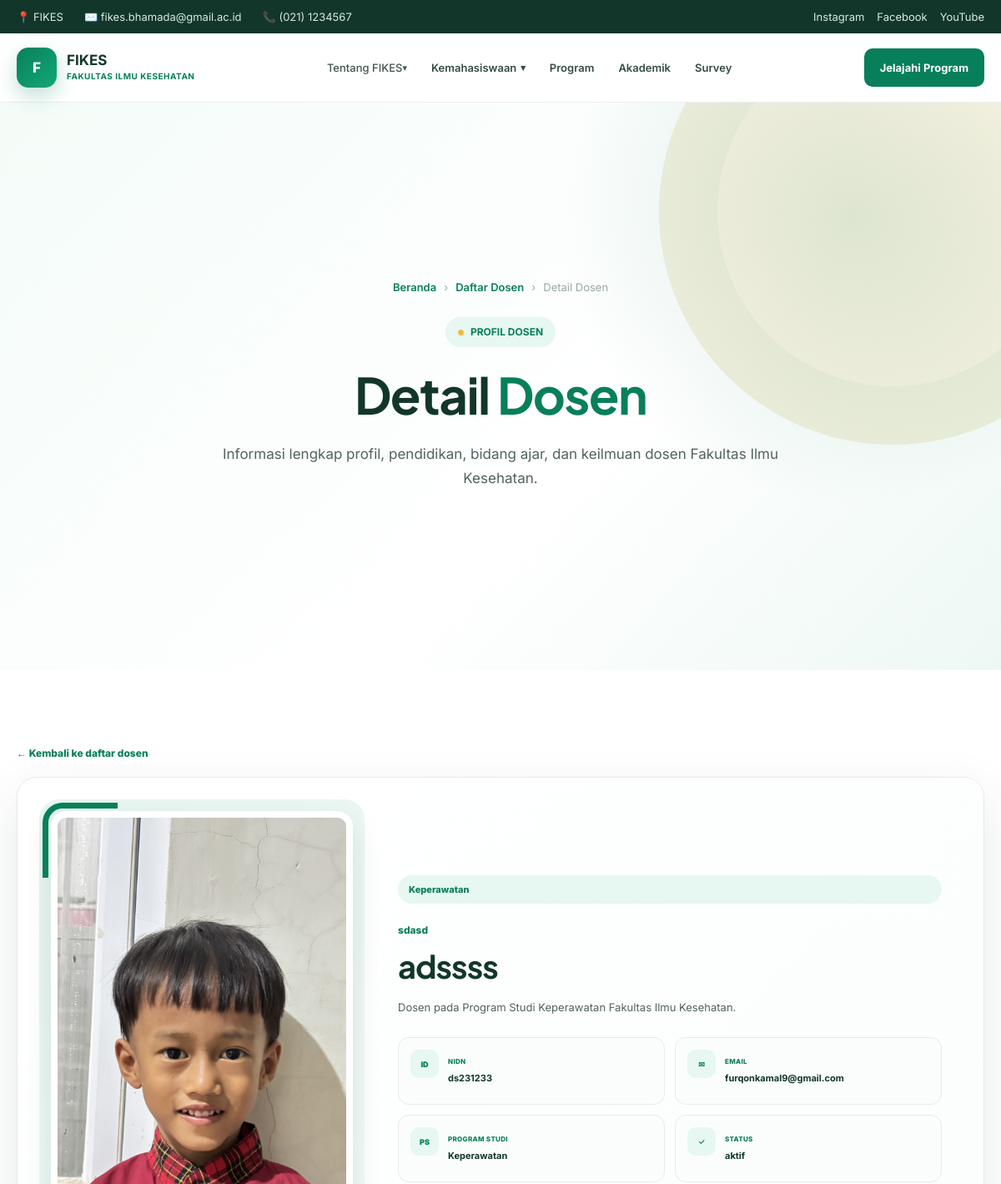
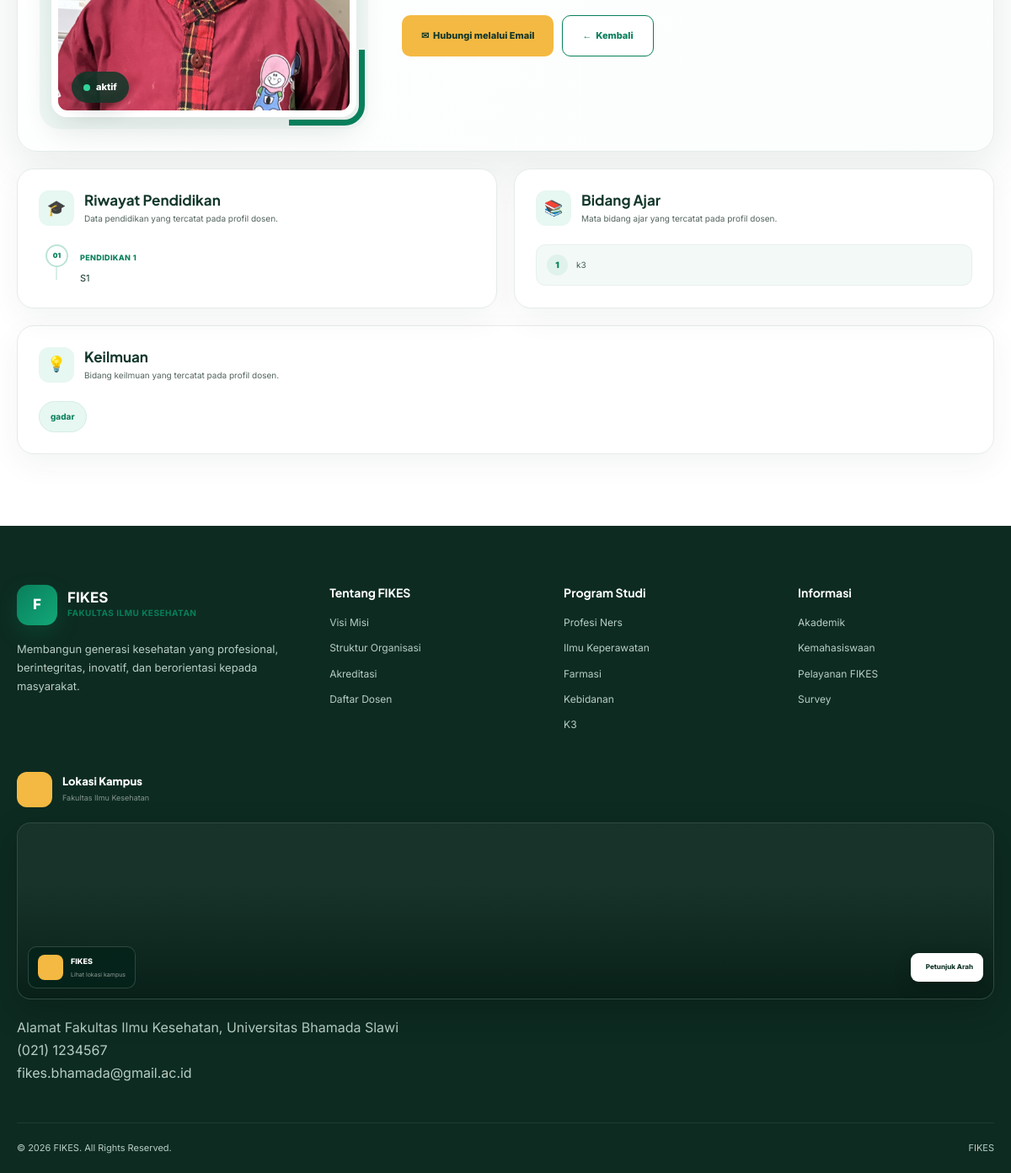
Page /dosen/profil/2 on the committed database (2 pictures, top to bottom).
### tables this page shows
CREATE TABLE `pengaturan` (
  `id` int(10) UNSIGNED NOT NULL,
  `nama_kampus` varchar(180) DEFAULT 'Fakultas Ilmu Kesehatan',
  `email` varchar(150) DEFAULT 'info@fikes.ac.id',
  `telepon` varchar(50) DEFAULT '(021) 1234567',
  `alamat` text DEFAULT NULL,
  `instagram` varchar(255) DEFAULT NULL,
  `facebook` varchar(255) DEFAULT NULL,
  `youtube` varchar(255) DEFAULT NULL,
  `maps_embed` text DEFAULT NULL
);

CREATE TABLE `dosen` (
  `id` int(10) UNSIGNED NOT NULL,
  `nidn` varchar(30) DEFAULT NULL,
  `nama` varchar(150) NOT NULL,
  `program_studi` varchar(100) NOT NULL,
  `jabatan` varchar(100) DEFAULT NULL,
  `email` varchar(150) DEFAULT NULL,
  `foto` varchar(255) DEFAULT NULL,
  `status` enum('aktif','nonaktif') DEFAULT 'aktif',
  `created_at` timestamp NOT NULL DEFAULT current_timestamp()
);

CREATE TABLE `dosen_pendidikan` (
  `id` int(11) NOT NULL,
  `dosen_id` int(11) NOT NULL,
  `nilai` text NOT NULL,
  `created_at` timestamp NOT NULL DEFAULT current_timestamp()
);

CREATE TABLE `dosen_bidang_ajar` (
  `id` int(11) NOT NULL,
  `dosen_id` int(11) NOT NULL,
  `nilai` varchar(255) NOT NULL,
  `created_at` timestamp NOT NULL DEFAULT current_timestamp()
);

CREATE TABLE `dosen_keilmuan` (
  `id` int(11) NOT NULL,
  `dosen_id` int(11) NOT NULL,
  `nilai` varchar(255) NOT NULL,
  `created_at` timestamp NOT NULL DEFAULT current_timestamp()
);

### page/includes/site-settings.php (called while the page is built, shortened)
<?php
function fikes_setting_value(array $row, array $aliases, string $default = ''): string
{
    foreach ($aliases as $key) {
        if (array_key_exists($key, $row) && trim((string)$row[$key]) !== '') {
            return trim((string)$row[$key]);
        }
    }
    return $default;
}
function fikes_find_settings_table(PDO $pdo): ?array
{
    $preferred = [
        'pengaturan_website', 'pengaturan_web', 'pengaturan',
        'website_settings', 'site_settings', 'settings',
        'konfigurasi_website', 'konfigurasi'
    ];
    $tables = $pdo->query("SELECT TABLE_NAME FROM information_schema.TABLES WHERE TABLE_SCHEMA = DATABASE() AND TABLE_TYPE='BASE TABLE'")->fetchAll(PDO::FETCH_COLUMN);
    $tables = array_values(array_unique(array_map('strval', $tables)));
    $ordered = [];
    foreach ($preferred as $name) if (in_array($name, $tables, true)) $ordered[] = $name;
    foreach ($tables as $name) if (!in_array($name, $ordered, true)) $ordered[] = $name;
    $best = null;
    $bestScore = 0;
    foreach ($ordered as $table) {
        $st = $pdo->prepare("SELECT COLUMN_NAME FROM information_schema.COLUMNS WHERE TABLE_SCHEMA = DATABASE() AND TABLE_NAME = ? ORDER BY ORDINAL_POSITION");
        $st->execute([$table]);
        $cols = $st->fetchAll(PDO::FETCH_COLUMN);
        $lc = array_map('strtolower', $cols);
        $score = 0;
        foreach (['nama_website','nama_website','site_name','website_name','email','telepon','alamat','instagram','facebook','youtube','logo','google_maps','maps','copyright','deskripsi'] as $c) {
            if (in_array($c, $lc, true)) $score += 2;
        }
        foreach (['key','setting_key','nama','kunci'] as $c) if (in_array($c,$lc,true)) $score += 1;
        foreach (['value','setting_value','nilai','isi'] as $c) if (in_array($c,$lc,true)) $score += 1;
        if (in_array($table, $preferred, true)) $score += 5;
        if ($score > $bestScore) { $bestScore = $score; $best = ['table'=>$table,'columns'=>$cols]; }
    }
    return $bestScore >= 3 ? $best : null;
}
function fikes_load_site_settings(PDO $pdo): array
{
    $found = fikes_find_settings_table($pdo);
    $table = str_replace('`','', $found['table']);
    $columns = array_map('strtolower', $found['columns']);
    $quoted = '`' . str_replace('`','``',$table) . '`';
    $rows = $pdo->query("SELECT * FROM $quoted LIMIT 1")->fetch(PDO::FETCH_ASSOC);
    $row = array_change_key_case($rows, CASE_LOWER);
    $keyCol = null; $valueCol = null;
    return $row;
}
function fikes_site_settings(PDO $pdo): array
{
    static $cache = null;
    if ($cache !== null) return $cache;
    $cache = fikes_load_site_settings($pdo);
    return $cache;
}

### page/dosen/detail-dosen.php (the view, shortened to what this page needs)
<?php
require_once __DIR__ . '/../../admin/config/database.php';
if (!function_exists('e')) {
  function e($value)
  {
    return htmlspecialchars($value ?? '', ENT_QUOTES, 'UTF-8');
  }
}
$id = (int)($_GET['id'] ?? 0);
$stmt = $pdo->prepare('SELECT id,nidn,nama,program_studi,jabatan,email,foto,status FROM dosen WHERE id=?');
$stmt->execute([$id]);
$dosen = $stmt->fetch();
$stmt = $pdo->prepare('SELECT id,nilai FROM dosen_pendidikan WHERE dosen_id=? ORDER BY id ASC');
$stmt->execute([$id]);
$pendidikan = $stmt->fetchAll();
$stmt = $pdo->prepare('SELECT id,nilai FROM dosen_bidang_ajar WHERE dosen_id=? ORDER BY id ASC');
$stmt->execute([$id]);
$bidangAjar = $stmt->fetchAll();
$stmt = $pdo->prepare('SELECT id,nilai FROM dosen_keilmuan WHERE dosen_id=? ORDER BY id ASC');
$stmt->execute([$id]);
$keilmuan = $stmt->fetchAll();
$foto = trim($dosen['foto'] ?? '');
$fotoUrl = $foto !== '' ? '/fikes/admin/uploads/dosen/' . rawurlencode($foto) : '';
$initial = strtoupper(substr(trim($dosen['nama'] ?? 'D'), 0, 1));
?>
<!doctype html>
<html lang="id">
  <head>
    <link rel="stylesheet" href="/fikes/assets/css/style.css">
  </head>
  <body>
    <?php require_once __DIR__ . '/../menu/topbar.php'; ?>
    <?php require_once __DIR__ . '/../menu/navbar.php'; ?>
    <main>
      <section class="hero">
        <div class="container">
          <div class="hero-content">
            <div class="breadcrumb">
              <a href="/fikes/">Beranda</a><span>›</span>
              <a href="/fikes/dosen">Daftar Dosen</a><span>›</span>
              <span>Detail Dosen</span>
            </div>
            <div class="hero-label"><span class="hero-dot"></span>PROFIL DOSEN</div>
            <h1>Detail <span>Dosen</span></h1>
            <p>Informasi lengkap profil, pendidikan, bidang ajar, dan keilmuan dosen Fakultas Ilmu Kesehatan.</p>
          </div>
        </div>
      </section>
      <section class="section dosen-detail-section">
        <div class="container">
          <a class="detail-back" href="/fikes/dosen">← Kembali ke daftar dosen</a>
          <div class="detail-card modern-detail-card">
            <div class="detail-photo-frame">
              <div class="detail-photo-inner">
                <?php if ($fotoUrl): ?>
                <img src="<?= e($fotoUrl) ?>" alt="<?= e($dosen['nama']) ?>">
                <?php else: ?>
                <div class="detail-avatar"><?= e($initial) ?></div>
                <?php endif; ?>
              </div>
              <span class="photo-status <?= strtolower(trim($dosen['status'] ?? '')) === 'aktif' ? 'active' : '' ?>">
                <i></i><?= e($dosen['status'] ?: 'Status tidak tersedia') ?>
              </span>
            </div>
            <div class="detail-content modern-detail-content">
              <span class="detail-program"><?= e($dosen['program_studi'] ?: 'Program Studi') ?></span>
              <div class="detail-role"><?= e($dosen['jabatan'] ?: 'Dosen') ?></div>
              <h1><?= e($dosen['nama']) ?></h1>
              <p class="detail-intro">Dosen pada Program Studi <?= e($dosen['program_studi'] ?: '—') ?> Fakultas Ilmu
                Kesehatan.</p>
              <div class="detail-info-grid">
                <div class="info-box"><span class="info-icon">ID</span>
                  <div><small>NIDN</small><strong><?= e($dosen['nidn'] ?: '—') ?></strong></div>
                </div>
                <div class="info-box"><span class="info-icon">✉</span>
                  <div><small>EMAIL</small><strong><?= e($dosen['email'] ?: '—') ?></strong></div>
                </div>
                <div class="info-box"><span class="info-icon">PS</span>
                  <div><small>PROGRAM STUDI</small><strong><?= e($dosen['program_studi'] ?: '—') ?></strong></div>
                </div>
                <div class="info-box"><span class="info-icon">✓</span>
                  <div><small>STATUS</small><strong><?= e($dosen['status'] ?: '—') ?></strong></div>
                </div>
              </div>
              <div class="detail-actions">
                <?php if (!empty($dosen['email'])): ?><a class="btn" href="mailto:<?= e($dosen['email']) ?>">✉&nbsp;
                  Hubungi melalui Email</a><?php endif; ?>
                <a class="btn btn-outline" href="/fikes/dosen">←&nbsp; Kembali</a>
              </div>
            </div>
          </div>
          <div class="detail-data-grid">
            <section class="data-card">
              <div class="data-card-title"><span class="data-icon">🎓</span>
                <div>
                  <h2>Riwayat Pendidikan</h2>
                  <p>Data pendidikan yang tercatat pada profil dosen.</p>
                </div>
              </div>
              <?php if ($pendidikan): ?>
              <div class="education-list">
                <?php foreach ($pendidikan as $i => $row): ?>
                <div class="education-item"><span
                    class="edu-number"><?= str_pad((string)($i + 1), 2, '0', STR_PAD_LEFT) ?></span>
                  <div><span class="edu-label">Pendidikan <?= ($i + 1) ?></span>
                    <p><?= nl2br(e($row['nilai'])) ?></p>
                  </div>
                </div>
                <?php endforeach; ?>
              </div>
              <?php else: ?><div class="data-empty">Belum ada data riwayat pendidikan.</div><?php endif; ?>
            </section>
            <section class="data-card">
              <div class="data-card-title"><span class="data-icon">📚</span>
                <div>
                  <h2>Bidang Ajar</h2>
                  <p>Mata bidang ajar yang tercatat pada profil dosen.</p>
                </div>
              </div>
              <?php if ($bidangAjar): ?>
              <div class="number-list">
                <?php foreach ($bidangAjar as $i => $row): ?><div class="number-item"><span><?= ($i + 1) ?></span>
                  <p><?= e($row['nilai']) ?></p>
                </div><?php endforeach; ?>
              </div>
              <?php else: ?><div class="data-empty">Belum ada data bidang ajar.</div><?php endif; ?>
            </section>
          </div>
          <section class="data-card science-card">
            <div class="data-card-title"><span class="data-icon">💡</span>
              <div>
                <h2>Keilmuan</h2>
                <p>Bidang keilmuan yang tercatat pada profil dosen.</p>
              </div>
            </div>
            <?php if ($keilmuan): ?>
            <div class="tag-list">
              <?php foreach ($keilmuan as $row): ?><span><?= e($row['nilai']) ?></span><?php endforeach; ?></div>
            <?php else: ?><div class="data-empty">Belum ada data keilmuan.</div><?php endif; ?>
          </section>
        </div>
      </section>
    </main>
    <?php require_once __DIR__ . '/../menu/footer.php'; ?>
  </body>
</html>

### page/menu/topbar.php (shortened to what this page needs)
<?php
require_once __DIR__ . '/../includes/site-settings.php';
$site = fikes_site_settings($pdo);
$siteName = fikes_setting_value($site, ['nama_website', 'site_name', 'website_name', 'nama', 'title'], 'FIKES');
$siteEmail = fikes_setting_value($site, ['email', 'email_website', 'email_kampus', 'email_fikes'], 'info@fikes.ac.id');
$sitePhone = fikes_setting_value($site, ['telepon', 'no_telepon', 'nomor_telepon', 'phone', 'telephone', 'telp'], '(021)
1234567');
$siteInstagram = fikes_setting_value($site, ['instagram', 'instagram_url', 'link_instagram'], '#');
$siteFacebook = fikes_setting_value($site, ['facebook', 'facebook_url', 'link_facebook'], '#');
$siteYoutube = fikes_setting_value($site, ['youtube', 'youtube_url', 'link_youtube'], '#');
?>
<div class="topbar">
  <div class="container topbar-inner">
    <div class="topbar-info">
      <span>📍 <?= e($siteName) ?></span>
      <span>✉️ <?= e($siteEmail) ?></span>
      <span>📞 <?= e($sitePhone) ?></span>
    </div>
    <div class="topbar-social">
      <?php if ($siteInstagram !== '#'): ?><a href="<?= e($siteInstagram) ?>" target="_blank"
          rel="noopener">Instagram</a><?php endif; ?>
      <?php if ($siteFacebook !== '#'): ?><a href="<?= e($siteFacebook) ?>" target="_blank"
          rel="noopener">Facebook</a><?php endif; ?>
      <?php if ($siteYoutube !== '#'): ?><a href="<?= e($siteYoutube) ?>" target="_blank"
          rel="noopener">YouTube</a><?php endif; ?>
    </div>
  </div>
</div>

### page/menu/footer.php (shortened to what this page needs)
<?php
require_once __DIR__ . '/../includes/site-settings.php';
$site = fikes_site_settings($pdo);
$siteName = fikes_setting_value($site, ['nama_website', 'site_name', 'website_name', 'nama', 'title'], 'FIKES');
$siteEmail = fikes_setting_value($site, ['email', 'email_website', 'email_kampus', 'email_fikes'], 'info@fikes.ac.id');
$sitePhone = fikes_setting_value($site, ['telepon', 'no_telepon', 'nomor_telepon', 'phone', 'telephone', 'telp'], '(021) 1234567');
$siteAddress = fikes_setting_value($site, ['alamat', 'alamat_kampus', 'alamat_website', 'address'], 'Alamat Fakultas Ilmu Kesehatan');
$siteMaps = fikes_setting_value($site, ['google_maps', 'maps_embed', 'map_embed', 'maps', 'google_map'], '');
$siteMapDirection = fikes_setting_value($site, ['map_direction', 'maps_direction', 'link_maps', 'google_maps_url'], '#');
$siteCopyright = fikes_setting_value($site, ['copyright', 'copyright_text', 'footer_copyright'], '© ' . date('Y') . ' ' . $siteName . '. All Rights Reserved.');
?>
<footer>
  <div class="container footer-main">
    <div class="footer-brand">
      <div class="logo footer-logo">
        <div class="logo-icon">F</div>
        <div class="logo-text">
          <strong style="color: white"> FIKES </strong>
          <small> FAKULTAS ILMU KESEHATAN </small>
        </div>
      </div>
      <p>
        Membangun generasi kesehatan yang profesional, berintegritas,
        inovatif, dan berorientasi kepada masyarakat.
      </p>
    </div>
    <div>
      <h4 class="footer-title">Tentang FIKES</h4>
      <div class="footer-links">
        <a href="#"> Visi Misi </a>
        <a href="#"> Struktur Organisasi </a>
        <a href="#"> Akreditasi </a>
        <a href="#"> Daftar Dosen </a>
      </div>
    </div>
    <div>
      <h4 class="footer-title">Program Studi</h4>
      <div class="footer-links">
        <a href="#"> Profesi Ners </a>
        <a href="#"> Ilmu Keperawatan </a>
        <a href="#"> Farmasi </a>
        <a href="#"> Kebidanan </a>
        <a href="#"> K3 </a>
      </div>
    </div>
    <div>
      <h4 class="footer-title">Informasi</h4>
      <div class="footer-links">
        <a href="#"> Akademik </a>
        <a href="#"> Kemahasiswaan </a>
        <a href="#"> Pelayanan FIKES </a>
        <a href="#"> Survey </a>
      </div>
    </div>
    <div class="footer-location">
      <div class="location-header">
        <div class="location-icon">
        </div>
        <div>
          <h3>Lokasi Kampus</h3>
          <p>Fakultas Ilmu Kesehatan</p>
        </div>
      </div>
      <div class="map-card">
        <iframe
          src="<?= e($siteMaps ?: 'https://www.google.com/maps/embed?pb=!1m18!1m12!1m3!1d3960.1515727139526!2d109.11806027499709!3d-6.991421893009626!2m3!1f0!2f0!3m2!1i1024!2i768!4f13.1!3m3!1m2!1s0x2e6fbef42471658d%3A0x883656d1325ef066!2sUniversitas%20Bhamada%20Slawi!5e0!3m2!1sid!2sid!4v1787544396003!5m2!1sid!2sid') ?>"
          width="600" height="450" style="border: 0" allowfullscreen="" loading="lazy"
 title="Lokasi Fakultas Ilmu Kesehatan" loading="lazy"
 allowfullscreen>
        </iframe>
        <div class="map-overlay">
          <div class="map-info">
            <div class="map-info-icon">
            </div>
            <div>
              <strong><?= e($siteName) ?></strong>
              <span> Lihat lokasi kampus </span>
            </div>
          </div>
          <a href="<?= e($siteMapDirection) ?>" target="_blank" rel="noopener" class="map-direction">
            Petunjuk Arah
          </a>
        </div>
      </div>
      <div class="footer-contact location-contact">
        <span><?= nl2br(e($siteAddress)) ?></span>
      </div>
      <div class="footer-contact">
        <span><?= e($sitePhone) ?></span>
      </div>
      <div class="footer-contact">
        <span><?= e($siteEmail) ?></span>
      </div>
    </div>
  </div>
  <div class="container footer-bottom">
    <span><?= e($siteCopyright) ?></span>
    <span><?= e($siteName) ?></span>
  </div>
</footer>

### rows in the picture
pengaturan: email "fikes.bhamada@gmail.ac.id", telepon "(021) 1234567", alamat "Alamat Fakultas Ilmu Kesehatan, Universitas Bhamada Slawi"
dosen: foto (picture), status "aktif", program_studi "Keperawatan", jabatan "sdasd", nama "adssss", nidn "ds231233", email "furqonkamal9@gmail.com"
dosen_pendidikan: i "01", nilai "S1"
dosen_bidang_ajar: nilai "k3"
dosen_keilmuan: nilai "gadar"

### other values in the picture
$siteName "FIKES"
$siteCopyright "© 2026 FIKES. All Rights Reserved."
